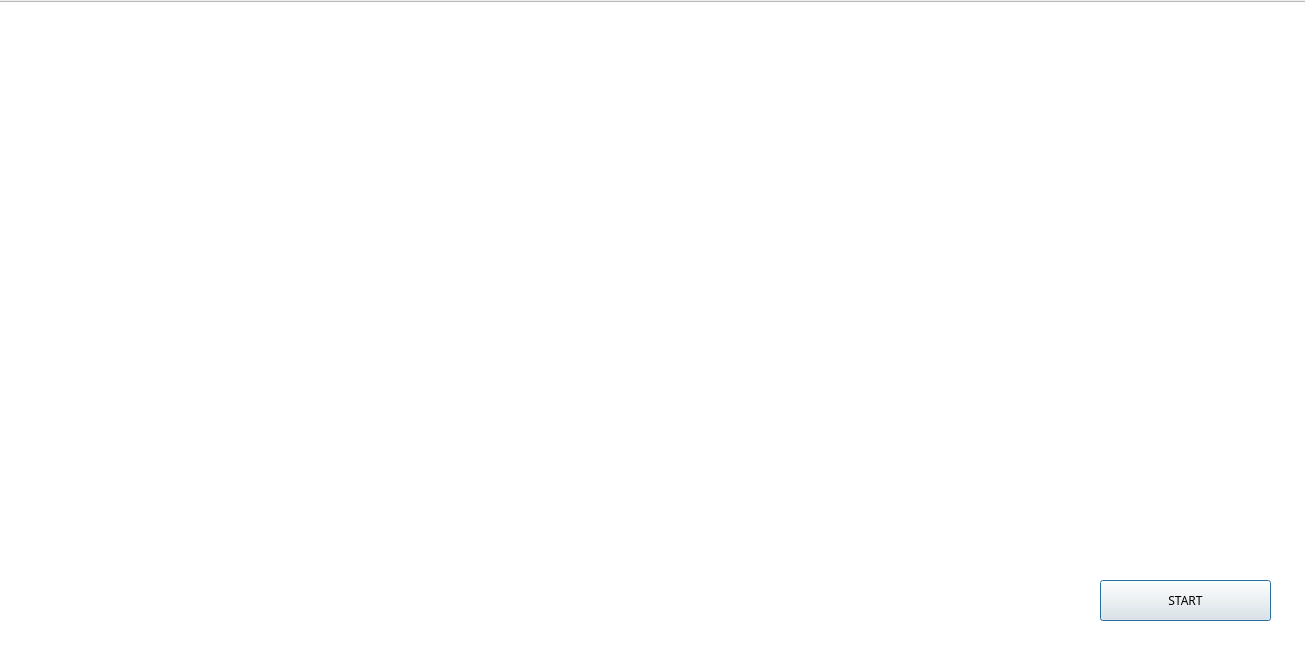
<?xml version="1.0" encoding="UTF-8"?>
<ui version="4.0">
 <class>widget</class>
 <widget class="QDialog" name="widget">
  <property name="geometry">
   <rect>
    <x>0</x>
    <y>0</y>
    <width>1305</width>
    <height>645</height>
   </rect>
  </property>
  <property name="windowTitle">
   <string>TAPFLAP</string>
  </property>
  <widget class="QPushButton" name="startGameButton">
   <property name="geometry">
    <rect>
     <x>1100</x>
     <y>580</y>
     <width>171</width>
     <height>41</height>
    </rect>
   </property>
   <property name="font">
    <font>
     <family>Snap ITC</family>
    </font>
   </property>
   <property name="text">
    <string>START</string>
   </property>
  </widget>
  <widget class="QGraphicsView" name="graphics">
   <property name="geometry">
    <rect>
     <x>-5</x>
     <y>1</y>
     <width>1311</width>
     <height>651</height>
    </rect>
   </property>
  </widget>
  <zorder>graphics</zorder>
  <zorder>startGameButton</zorder>
 </widget>
 <resources/>
 <connections/>
</ui>
